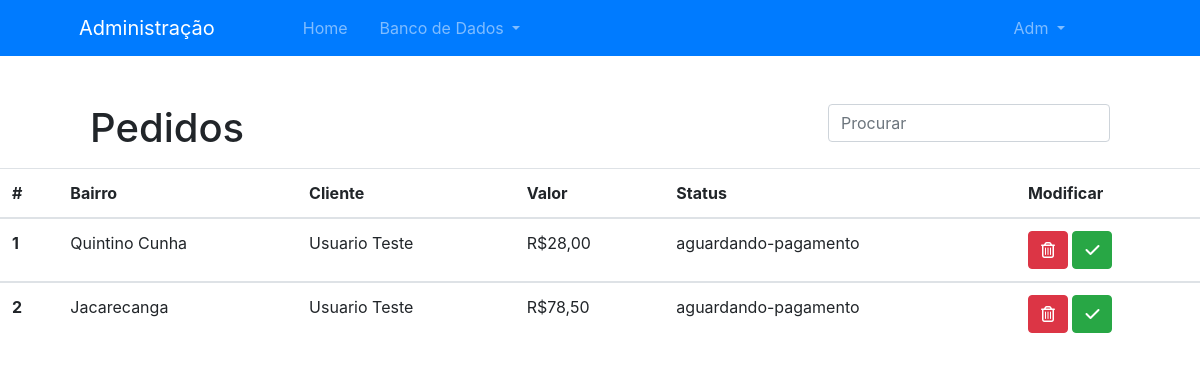
The page /admin/pedidos (signed in) on the database its author committed.
### models.py (models this page shows, shortened)
class User(UserMixin, db.Model):
    id = db.Column(db.Integer, primary_key=True)
    role = db.Column(db.Enum("user", "admin"), nullable=False, default='user')  # Role of the user, limits the access to certain pages
    name = db.Column(db.String(100), nullable=False)
    surname = db.Column(db.String(100), nullable=False)
    email = db.Column(db.String(100), unique=True, nullable=False)
    phone = db.Column(db.String(15), unique=True, nullable=False)
    password = db.Column(db.String(100), nullable=False)
    orders = db.relationship('Order', backref='order')

class Order(db.Model):
    id = db.Column(db.Integer, primary_key=True)
    client_id = db.Column(db.Integer, db.ForeignKey('user.id', ondelete='CASCADE'))
    street = db.Column(db.String(200), nullable=False)
    address_number = db.Column(db.String(10), nullable=False)
    district = db.Column(db.String(200), nullable=False)
    city = db.Column(db.String(100), nullable=False)
    cep = db.Column(db.String(10), nullable=False)
    status = db.Column(db.Enum("aguardando-pagamento", "pago", "enviado", "finalizado", name="status de pedido"), default='aguardando-pagamento')
    itens = db.relationship('ItemOrder', backref='itens')
    price = db.Column(db.Float, nullable=False)

### views.py (the view)
@views.route('/admin/pedidos')
@login_required
def admin_orders():
    if current_user.role == 'admin':
        orders = Order.query.all()
        users = User.query.all()
        return render_template('admin/orders.html', orders=orders, users=users)
    else:
        return redirect(url_for('views.homepage'))

### __init__.py (called while the page is built)
def create_app(config_file='config.py'):
    app = Flask(__name__)
    app.config.from_pyfile(config_file)
    db.init_app(app)
    login_manager.login_view = 'auth.login'
    login_manager.init_app(app)
    from .models import User
    @login_manager.user_loader
    def load_user(user_id):
        return User.query.get(int(user_id))
    from .models import models
    app.register_blueprint(models)
    from .views import views
    app.register_blueprint(views)
    from .auth import auth
    app.register_blueprint(auth)
    return app

### templates/admin/orders.html (shortened to what this page needs)
{% extends 'admin/base.html' %}
{% block page %}
    <div class="box mx-auto mt-5 mb-3 d-none d-sm-block">
        <h1 class="d-inline">Pedidos {{ status }}</h1>
        <div class="float-right">
            <input class="form-control mr-sm-2" type="search" id="tableSearch" onkeyup="searchInTable()" placeholder="Procurar" aria-label="Search">
        </div>
    </div>
    <div class="table-responsive box mx-auto">
        <table class="table table-hover">
            <thead>
                <tr>
                    <th scope="col">#</th>
                    <th scope="col">Bairro</th>
                    <th scope="col">Cliente</th>
                    <th scope="col">Valor</th>
                    <th scope="col">Status</th>
                    <th scope="col">Modificar</th>
                </tr>
            </thead>
            {% for order in orders %}
            <tbody class="searchable">
                <tr style="cursor: pointer;">
                    <th scope="row">{{ order.id }}</th>
                    <td data-href="{{ url_for('views.admin_order_detail', id=order.id) }}">{{ order.district }}</td>
                    <td data-href="{{ url_for('views.admin_order_detail', id=order.id) }}">{{ users[order.client_id-1].name }} {{ users[order.client_id-1].surname }}</td>
                    <td data-href="{{ url_for('views.admin_order_detail', id=order.id) }}">R${{ ("%.2f"|format(order.price)|string).replace('.', ',') }}</td>
                    <td data-href="{{ url_for('views.admin_order_detail', id=order.id) }}">{{ order.status }}</td>
                    <td>
                        <button type="button" class="btn btn-danger" data-toggle="modal" data-target="#modalDelete{{ order.id }}">
                            <i class="far fa-trash-alt"></i>
                        </button>
                        <a role="button" class="btn btn-success" href="{{ url_for('views.admin_order_change_status', id=order.id) }}">
                            <i class="fas fa-check"></i>
                        </a>
                    </td>
                </tr>
            </tbody>
            {% endfor %}
        </table>
    </div>
{% endblock %}

### templates/admin/base.html (shortened to what this page needs)
<!DOCTYPE html>
<html lang="pt-br">
<head>
    <link rel="stylesheet" type="text/css" href="{{ url_for('static', filename='css/admin.css') }}">
    <link rel="stylesheet" href="https://maxcdn.bootstrapcdn.com/bootstrap/4.0.0/css/bootstrap.min.css"
>
</head>
<body>
    <nav class="navbar sticky-top navbar-expand-lg bg-primary navbar-dark d-none d-sm-block">
        <div class="collapse navbar-collapse container-fluid" id="navbarNav">
            <ul class="navbar-nav">
                <a class="navbar-brand ml-5" href="{{ url_for('views.admin') }}">
                    <span>Administração</span>
                </a>
                <li class="nav-item px-3 ml-5 my-auto">
                    <a class="nav-link nav-text" href="{{ url_for('views.admin') }}">Home</a>
                </li>
                <li class="nav-item dropdown mr-5">
                    <a class="nav-link dropdown-toggle" href="#" id="navbarDropdownMenuLink" role="button" data-toggle="dropdown" aria-haspopup="true" aria-expanded="false">
                      Banco de Dados
                    </a>
                </li>
            </ul>
            <ul class="navbar-nav mr-5">
                <li class="nav-item dropdown mr-5">
                    <a class="nav-link dropdown-toggle" href="#" id="navbarDropdownMenuLink" role="button" data-toggle="dropdown" aria-haspopup="true" aria-expanded="false">
                      {{ current_user.name|capitalize }}
                    </a>
                </li>
            </ul>
        </div>
    </nav>
    {% block page %}
    {% endblock %}
</body>
</html>

### static/css/admin.css (style rules this page uses)
.box { width: 85%; }

### rows shown on the page
User: name "Adm"
Order: id "1", district "Quintino Cunha", price "28,00", status "aguardando-pagamento"
User: name "Usuario", surname "Teste"
Order: id "2", district "Jacarecanga", price "78,50", status "aguardando-pagamento"
